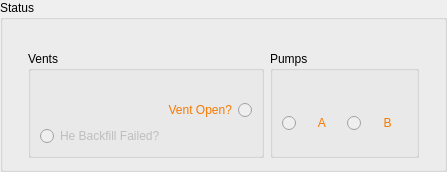
         <widget class="QGroupBox" name="groupBox_27">
          <property name="enabled">
           <bool>true</bool>
          </property>
          <property name="sizePolicy">
           <sizepolicy hsizetype="Preferred" vsizetype="Fixed">
            <horstretch>0</horstretch>
            <verstretch>0</verstretch>
           </sizepolicy>
          </property>
          <property name="title">
           <string>Status</string>
          </property>
          <layout class="QGridLayout" name="gridLayout_101">
           <property name="leftMargin">
            <number>25</number>
           </property>
           <property name="rightMargin">
            <number>25</number>
           </property>
           <item row="2" column="2">
            <widget class="QGroupBox" name="groupBox_30">
             <property name="title">
              <string>Pumps</string>
             </property>
             <layout class="QGridLayout" name="gridLayout_102">
              <item row="1" column="0">
               <widget class="QLabel" name="label_147">
                <property name="sizePolicy">
                 <sizepolicy hsizetype="Fixed" vsizetype="Fixed">
                  <horstretch>0</horstretch>
                  <verstretch>0</verstretch>
                 </sizepolicy>
                </property>
                <property name="text">
                 <string/>
                </property>
               </widget>
              </item>
              <item row="6" column="1">
               <widget class="QRadioButton" name="rb_pumpB_slow">
                <property name="enabled">
                 <bool>false</bool>
                </property>
                <property name="sizePolicy">
                 <sizepolicy hsizetype="Preferred" vsizetype="Preferred">
                  <horstretch>0</horstretch>
                  <verstretch>0</verstretch>
                 </sizepolicy>
                </property>
                <property name="layoutDirection">
                 <enum>Qt::LeftToRight</enum>
                </property>
                <property name="styleSheet">
                 <string notr="true">color: rgb(245, 121, 0);
font: 18pt &quot;Cantarell&quot;;</string>
                </property>
                <property name="text">
                 <string>     B   </string>
                </property>
                <property name="autoExclusive">
                 <bool>false</bool>
                </property>
               </widget>
              </item>
              <item row="6" column="0">
               <widget class="QRadioButton" name="rb_pumpA_slow">
                <property name="enabled">
                 <bool>false</bool>
                </property>
                <property name="sizePolicy">
                 <sizepolicy hsizetype="Preferred" vsizetype="Preferred">
                  <horstretch>0</horstretch>
                  <verstretch>0</verstretch>
                 </sizepolicy>
                </property>
                <property name="layoutDirection">
                 <enum>Qt::LeftToRight</enum>
                </property>
                <property name="styleSheet">
                 <string notr="true">color: rgb(245, 121, 0);
font: 18pt &quot;Cantarell&quot;;</string>
                </property>
                <property name="text">
                 <string>     A   </string>
                </property>
                <property name="autoExclusive">
                 <bool>false</bool>
                </property>
               </widget>
              </item>
             </layout>
            </widget>
           </item>
           <item row="2" column="0">
            <widget class="QGroupBox" name="groupBox_28">
             <property name="layoutDirection">
              <enum>Qt::LeftToRight</enum>
             </property>
             <property name="title">
              <string>Vents</string>
             </property>
             <layout class="QGridLayout" name="gridLayout_89">
              <item row="3" column="0">
               <widget class="QRadioButton" name="rb_he_backfill_fail">
                <property name="enabled">
                 <bool>false</bool>
                </property>
                <property name="sizePolicy">
                 <sizepolicy hsizetype="Preferred" vsizetype="Preferred">
                  <horstretch>0</horstretch>
                  <verstretch>0</verstretch>
                 </sizepolicy>
                </property>
                <property name="layoutDirection">
                 <enum>Qt::LeftToRight</enum>
                </property>
                <property name="styleSheet">
                 <string notr="true">color: rgb(245, 121, 0);

indicator {
    border: 3px solid rgb(52, 59, 72);
	width: 15px;
	height: 15px;
	border-radius: 10px;
    background: rgb(255, 255, 0);
}</string>
                </property>
                <property name="text">
                 <string>He Backfill Failed?</string>
                </property>
                <property name="autoExclusive">
                 <bool>false</bool>
                </property>
               </widget>
              </item>
              <item row="1" column="0">
               <widget class="QRadioButton" name="rb_fast_vent">
                <property name="enabled">
                 <bool>false</bool>
                </property>
                <property name="sizePolicy">
                 <sizepolicy hsizetype="Preferred" vsizetype="Preferred">
                  <horstretch>0</horstretch>
                  <verstretch>0</verstretch>
                 </sizepolicy>
                </property>
                <property name="layoutDirection">
                 <enum>Qt::RightToLeft</enum>
                </property>
                <property name="styleSheet">
                 <string notr="true">color: rgb(245, 121, 0);</string>
                </property>
                <property name="text">
                 <string>                                     Vent Open?</string>
                </property>
                <property name="checkable">
                 <bool>true</bool>
                </property>
                <property name="autoExclusive">
                 <bool>false</bool>
                </property>
               </widget>
              </item>
              <item row="0" column="0">
               <widget class="QLabel" name="label_145">
                <property name="sizePolicy">
                 <sizepolicy hsizetype="Fixed" vsizetype="Fixed">
                  <horstretch>0</horstretch>
                  <verstretch>0</verstretch>
                 </sizepolicy>
                </property>
                <property name="text">
                 <string/>
                </property>
               </widget>
              </item>
             </layout>
            </widget>
           </item>
           <item row="0" column="0">
            <widget class="QLabel" name="label_144">
             <property name="sizePolicy">
              <sizepolicy hsizetype="Fixed" vsizetype="Fixed">
               <horstretch>0</horstretch>
               <verstretch>0</verstretch>
              </sizepolicy>
             </property>
             <property name="text">
              <string/>
             </property>
            </widget>
           </item>
          </layout>
         </widget>
